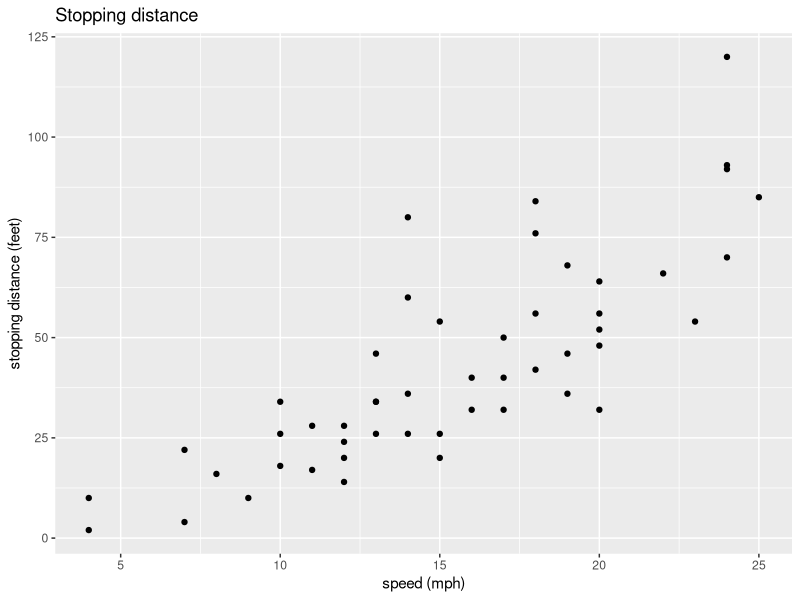

Here is the R script that generated this plot:
## ---- chunk 1
library(ggplot2)
## ---- chunk 2
# create the plot with labels and title
ggplot(cars) + aes(x=speed, y=dist) + geom_point() + xlab("speed (mph)") + ylab("stopping distance (feet)") + ggtitle("Stopping distance")
